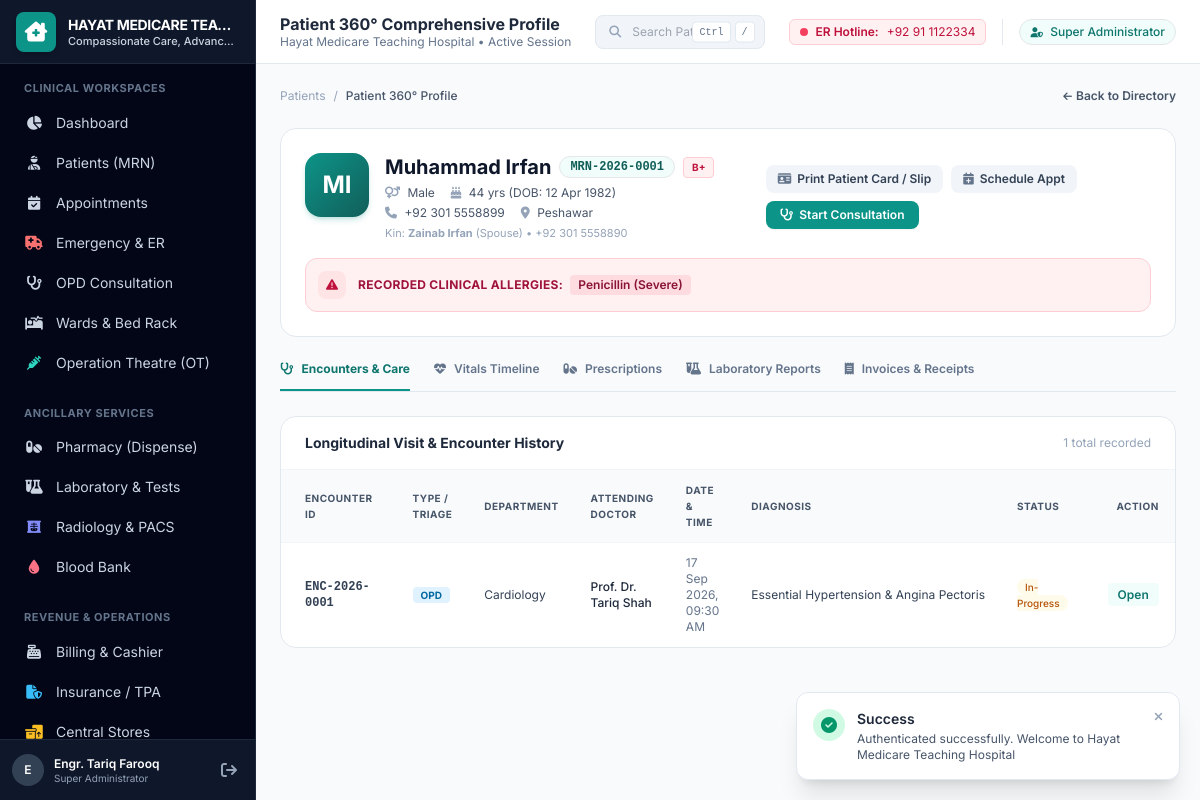
Screenshot of /index.php?page=patient_profile&id=1 (signed in) with the database file from the repository.
### tables this page shows
CREATE TABLE `hospital_profiles` (
    `id` INT AUTO_INCREMENT PRIMARY KEY,
    `hospital_name` VARCHAR(150) NOT NULL,
    `tagline` VARCHAR(255) DEFAULT 'Excellence in Patient Care & Clinical Service',
    `license_number` VARCHAR(100) DEFAULT NULL,
    `tax_number` VARCHAR(100) DEFAULT NULL,
    `address` TEXT NOT NULL,
    `city` VARCHAR(100) NOT NULL,
    `country` VARCHAR(100) DEFAULT 'Pakistan',
    `phone` VARCHAR(50) NOT NULL,
    `email` VARCHAR(100) NOT NULL,
    `emergency_hotline` VARCHAR(50) NOT NULL,
    `currency_symbol` VARCHAR(10) DEFAULT 'PKR ',
    `default_tax_rate` DECIMAL(5,2) DEFAULT 0.00,
    `time_zone` VARCHAR(50) DEFAULT 'Asia/Karachi',
    `created_at` TIMESTAMP DEFAULT CURRENT_TIMESTAMP,
    `updated_at` TIMESTAMP DEFAULT CURRENT_TIMESTAMP ON UPDATE CURRENT_TIMESTAMP
);

CREATE TABLE `patients` (
    `id` INT AUTO_INCREMENT PRIMARY KEY,
    `mrn` VARCHAR(30) NOT NULL UNIQUE,
    `first_name` VARCHAR(60) NOT NULL,
    `last_name` VARCHAR(60) NOT NULL,
    `gender` ENUM('Male', 'Female', 'Other') NOT NULL,
    `dob` DATE DEFAULT NULL,
    `age` INT DEFAULT NULL,
    `blood_group` ENUM('A+', 'A-', 'B+', 'B-', 'AB+', 'AB-', 'O+', 'O-', 'Unknown') DEFAULT 'Unknown',
    `marital_status` ENUM('Single', 'Married', 'Divorced', 'Widowed', 'Other') DEFAULT 'Single',
    `national_id` VARCHAR(30) DEFAULT NULL,
    `phone_primary` VARCHAR(30) NOT NULL,
    `phone_secondary` VARCHAR(30) DEFAULT NULL,
    `email` VARCHAR(100) DEFAULT NULL,
    `address` TEXT DEFAULT NULL,
    `city` VARCHAR(60) DEFAULT 'Peshawar',
    `emergency_contact_name` VARCHAR(100) DEFAULT NULL,
    `emergency_contact_relation` VARCHAR(50) DEFAULT NULL,
    `emergency_contact_phone` VARCHAR(30) DEFAULT NULL,
    `registered_by` INT DEFAULT NULL,
    `status` ENUM('Active', 'Deceased', 'Archived') DEFAULT 'Active',
    `created_at` TIMESTAMP DEFAULT CURRENT_TIMESTAMP,
    `updated_at` TIMESTAMP DEFAULT CURRENT_TIMESTAMP ON UPDATE CURRENT_TIMESTAMP,
    INDEX `idx_mrn` (`mrn`),
    INDEX `idx_phone` (`phone_primary`),
    INDEX `idx_national_id` (`national_id`),
    INDEX `idx_name` (`first_name`, `last_name`),
    FOREIGN KEY (`registered_by`) REFERENCES `users`(`id`) ON DELETE SET NULL
);

CREATE TABLE `patient_allergies` (
    `id` INT AUTO_INCREMENT PRIMARY KEY,
    `patient_id` INT NOT NULL,
    `allergy_type` ENUM('Drug', 'Food', 'Environmental', 'Other') DEFAULT 'Drug',
    `allergen_name` VARCHAR(100) NOT NULL,
    `severity` ENUM('Mild', 'Moderate', 'Severe', 'Life-Threatening') DEFAULT 'Moderate',
    `reaction_details` TEXT DEFAULT NULL,
    `recorded_by` INT DEFAULT NULL,
    `created_at` TIMESTAMP DEFAULT CURRENT_TIMESTAMP,
    FOREIGN KEY (`patient_id`) REFERENCES `patients`(`id`) ON DELETE CASCADE,
    FOREIGN KEY (`recorded_by`) REFERENCES `users`(`id`) ON DELETE SET NULL
);

CREATE TABLE `encounters` (
    `id` INT AUTO_INCREMENT PRIMARY KEY,
    `encounter_number` VARCHAR(30) NOT NULL UNIQUE,
    `patient_id` INT NOT NULL,
    `encounter_type` ENUM('OPD', 'Emergency', 'IPD') NOT NULL,
    `department_id` INT NOT NULL,
    `attending_doctor_id` INT NOT NULL,
    `admission_datetime` DATETIME NOT NULL,
    `discharge_datetime` DATETIME DEFAULT NULL,
    `encounter_status` ENUM('In-Progress', 'Completed', 'Admitted', 'Cancelled') DEFAULT 'In-Progress',
    `triage_level` ENUM('ESI-1', 'ESI-2', 'ESI-3', 'ESI-4', 'ESI-5', 'Routine') DEFAULT 'Routine',
    `primary_diagnosis` VARCHAR(255) DEFAULT NULL,
    `discharge_disposition` ENUM('Discharged_Home', 'Admitted_to_Ward', 'Admitted_to_ICU', 'Transferred', 'LAMA', 'Deceased') DEFAULT NULL,
    `created_by` INT DEFAULT NULL,
    `created_at` TIMESTAMP DEFAULT CURRENT_TIMESTAMP,
    INDEX `idx_enc_patient` (`patient_id`),
    INDEX `idx_enc_status` (`encounter_status`),
    INDEX `idx_enc_type` (`encounter_type`),
    FOREIGN KEY (`patient_id`) REFERENCES `patients`(`id`) ON DELETE RESTRICT,
    FOREIGN KEY (`department_id`) REFERENCES `departments`(`id`),
    FOREIGN KEY (`attending_doctor_id`) REFERENCES `users`(`id`),
    FOREIGN KEY (`created_by`) REFERENCES `users`(`id`) ON DELETE SET NULL
);

CREATE TABLE `departments` (
    `id` INT AUTO_INCREMENT PRIMARY KEY,
    `department_name` VARCHAR(100) NOT NULL,
    `code` VARCHAR(20) NOT NULL UNIQUE,
    `type` ENUM('Clinical', 'Ancillary', 'Administrative', 'Support') DEFAULT 'Clinical',
    `description` TEXT DEFAULT NULL,
    `status` ENUM('Active', 'Inactive') DEFAULT 'Active',
    `created_at` TIMESTAMP DEFAULT CURRENT_TIMESTAMP
);

CREATE TABLE `users` (
    `id` INT AUTO_INCREMENT PRIMARY KEY,
    `username` VARCHAR(50) NOT NULL UNIQUE,
    `email` VARCHAR(100) NOT NULL UNIQUE,
    `password_hash` VARCHAR(255) NOT NULL,
    `full_name` VARCHAR(100) NOT NULL,
    `phone` VARCHAR(30) DEFAULT NULL,
    `role_id` INT NOT NULL,
    `department_id` INT DEFAULT NULL,
    `designation` VARCHAR(100) DEFAULT NULL,
    `qualification` VARCHAR(150) DEFAULT NULL,
    `consultation_fee` DECIMAL(10,2) DEFAULT 0.00,
    `status` ENUM('Active', 'Inactive', 'Suspended') DEFAULT 'Active',
    `last_login_at` DATETIME DEFAULT NULL,
    `created_at` TIMESTAMP DEFAULT CURRENT_TIMESTAMP,
    `updated_at` TIMESTAMP DEFAULT CURRENT_TIMESTAMP ON UPDATE CURRENT_TIMESTAMP,
    FOREIGN KEY (`role_id`) REFERENCES `roles`(`id`),
    FOREIGN KEY (`department_id`) REFERENCES `departments`(`id`) ON DELETE SET NULL
);

### views/patients/view.php (the view, shortened to what the rows shown need)
<?php
$db = Database::getConnection();
$patientId = (int)($_GET['id'] ?? 0);
$activeTab = clean_input($_GET['tab'] ?? 'overview');
$stmt = $db->prepare("SELECT * FROM `patients` WHERE `id` = ?");
$stmt->execute([$patientId]);
$patient = $stmt->fetch();
$allergiesStmt = $db->prepare("SELECT * FROM `patient_allergies` WHERE `patient_id` = ?");
$allergiesStmt->execute([$patientId]);
$allergies = $allergiesStmt->fetchAll();
$encountersStmt = $db->prepare("
    SELECT e.*, u.full_name AS doctor_name, d.department_name
    FROM `encounters` e
    JOIN `users` u ON e.attending_doctor_id = u.id
    JOIN `departments` d ON e.department_id = d.id
    WHERE e.patient_id = ?
    ORDER BY e.admission_datetime DESC
");
$encountersStmt->execute([$patientId]);
$encounters = $encountersStmt->fetchAll();
?>
<div class="flex-1 overflow-y-auto custom-scrollbar p-6 space-y-6">
    <div class="bg-white rounded-2xl border border-slate-200 shadow-xs p-6 relative overflow-hidden">
        <div class="flex flex-col md:flex-row md:items-center justify-between gap-6">
            <div class="flex items-start gap-4">
                <div class="w-16 h-16 rounded-2xl bg-gradient-to-br from-medical-600 to-medical-800 text-white flex items-center justify-center text-2xl font-bold shadow-md shadow-medical-600/20 flex-shrink-0">
                    <?= strtoupper(substr($patient['first_name'], 0, 1) . substr($patient['last_name'], 0, 1)) ?>
                </div>
                <div>
                    <div class="flex flex-wrap items-center gap-2 mb-1">
                        <h2 class="text-xl font-bold text-slate-900">
                            <?= htmlspecialchars($patient['first_name'] . ' ' . $patient['last_name']) ?>
                        </h2>
                        <span class="px-2.5 py-0.5 rounded-full text-xs font-mono font-bold bg-medical-50 text-medical-800 border border-medical-200">
                            <?= htmlspecialchars($patient['mrn']) ?>
                        </span>
                        <span class="px-2 py-0.5 rounded text-[10px] font-bold bg-rose-50 text-rose-700 border border-rose-200">
                            <?= htmlspecialchars($patient['blood_group']) ?>
                        </span>
                    </div>
                    <div class="flex flex-wrap items-center gap-x-4 gap-y-1 text-xs text-slate-600">
                        <span><i class="fa-solid fa-venus-mars text-slate-400 mr-1"></i> <?= htmlspecialchars($patient['gender']) ?></span>
                        <span><i class="fa-solid fa-cake-candles text-slate-400 mr-1"></i> <?= $patient['age'] ?> yrs (DOB: <?= format_date($patient['dob']) ?>)</span>
                        <span><i class="fa-solid fa-phone text-slate-400 mr-1"></i> <?= htmlspecialchars($patient['phone_primary']) ?></span>
                        <span><i class="fa-solid fa-location-dot text-slate-400 mr-1"></i> <?= htmlspecialchars($patient['city']) ?></span>
                    </div>
                    <div class="text-[11px] text-slate-400 mt-1">
                        Kin: <strong><?= htmlspecialchars($patient['emergency_contact_name'] ?? 'N/A') ?></strong> (<?= htmlspecialchars($patient['emergency_contact_relation'] ?? '') ?>) &bull; <?= htmlspecialchars($patient['emergency_contact_phone'] ?? '') ?>
                    </div>
                </div>
            </div>
        </div>
        <?php if (!empty($allergies)): ?>
        <div class="mt-4 p-3 bg-rose-50 border border-rose-200 rounded-xl flex items-center gap-3">
            <div class="text-xs">
                <span class="font-bold text-rose-800 uppercase tracking-wide">Recorded Clinical Allergies:</span>
                <?php foreach ($allergies as $alg): ?>
                    <span class="inline-block font-semibold text-rose-900 bg-rose-200/60 px-2 py-0.5 rounded ml-1">
                        <?= htmlspecialchars($alg['allergen_name']) ?> (<?= htmlspecialchars($alg['severity']) ?>)
                    </span>
                <?php endforeach; ?>
            </div>
        </div>
        <?php endif; ?>
    </div>
    <?php if ($activeTab === 'overview'): ?>
    <div class="bg-white rounded-2xl border border-slate-200 shadow-xs overflow-hidden">
        <div class="overflow-x-auto">
            <table class="w-full text-left text-xs">
                <thead class="bg-slate-50 text-slate-600 font-semibold uppercase tracking-wider text-[10px] border-b border-slate-100">
                    <tr>
                        <th class="px-6 py-3">Encounter ID</th>
                        <th class="px-4 py-3">Type / Triage</th>
                        <th class="px-4 py-3">Department</th>
                        <th class="px-4 py-3">Attending Doctor</th>
                        <th class="px-4 py-3">Date & Time</th>
                        <th class="px-4 py-3">Diagnosis</th>
                        <th class="px-4 py-3">Status</th>
                        <th class="px-6 py-3 text-right">Action</th>
                    </tr>
                </thead>
                <tbody class="divide-y divide-slate-100">
                    <?php if (empty($encounters)): ?>
                        <tr><td colspan="8" class="px-6 py-8 text-center text-slate-400">No encounters on file.</td></tr>
                    <?php else: ?>
                        <?php foreach ($encounters as $enc): ?>
                        <tr class="hover:bg-slate-50">
                            <td class="px-6 py-3 font-mono font-semibold text-slate-700"><?= htmlspecialchars($enc['encounter_number']) ?></td>
                            <td class="px-4 py-3">
                                <span class="px-2 py-0.5 rounded text-[10px] font-bold <?= $enc['encounter_type'] === 'Emergency' ? 'bg-rose-100 text-rose-700' : ($enc['encounter_type'] === 'IPD' ? 'bg-purple-100 text-purple-700' : 'bg-sky-100 text-sky-700') ?>">
                                    <?= htmlspecialchars($enc['encounter_type']) ?>
                                </span>
                            </td>
                            <td class="px-4 py-3 text-slate-700"><?= htmlspecialchars($enc['department_name']) ?></td>
                            <td class="px-4 py-3 font-medium text-slate-800"><?= htmlspecialchars($enc['doctor_name']) ?></td>
                            <td class="px-4 py-3 text-slate-500"><?= format_datetime($enc['admission_datetime']) ?></td>
                            <td class="px-4 py-3 text-slate-700 max-w-xs truncate"><?= htmlspecialchars($enc['primary_diagnosis'] ?? '—') ?></td>
                            <td class="px-4 py-3">
                                <span class="px-2 py-0.5 rounded-full text-[10px] font-medium <?= $enc['encounter_status'] === 'Completed' ? 'bg-emerald-50 text-emerald-700' : 'bg-amber-50 text-amber-700' ?>">
                                    <?= htmlspecialchars($enc['encounter_status']) ?>
                                </span>
                            </td>
                            <td class="px-6 py-3 text-right">
                                <a href="index.php?page=opd_consultation&encounter_id=<?= $enc['id'] ?>" class="px-2.5 py-1 bg-medical-50 text-medical-700 hover:bg-medical-100 rounded text-xs font-semibold">
                                    Open
                                </a>
                            </td>
                        </tr>
                        <?php endforeach; ?>
                    <?php endif; ?>
                </tbody>
            </table>
        </div>
    </div>
    <?php endif; ?>
</div>

### views/layouts/sidebar.php (shortened to what the rows shown need)
<?php
$hProfile = hospital_profile();
?>
<aside class="w-64 bg-navy-950 text-slate-300 flex flex-col flex-shrink-0 h-full border-r border-slate-800 no-print">
    <div class="h-16 flex items-center px-4 bg-navy-900 border-b border-slate-800 gap-3">
        <div class="leading-tight overflow-hidden">
            <h1 class="font-bold text-white text-sm truncate tracking-tight uppercase"><?= htmlspecialchars($hProfile['hospital_name']) ?></h1>
            <p class="text-[11px] text-medical-400 font-medium truncate"><?= htmlspecialchars($hProfile['tagline'] ?? 'Clinical Care') ?></p>
        </div>
    </div>
</aside>

### views/layouts/topbar.php (shortened to what the rows shown need)
<?php
$hProfile = hospital_profile();
?>
<header class="h-16 bg-white border-b border-slate-200 px-6 flex items-center justify-between flex-shrink-0 no-print">
    <div class="flex items-center gap-3">
        <div>
            <h2 class="font-bold text-slate-800 text-base leading-tight"><?= clean_input($pageTitle ?? 'Hospital Management') ?></h2>
            <p class="text-xs text-slate-500"><?= htmlspecialchars($hProfile['hospital_name']) ?> &bull; Active Session</p>
        </div>
    </div>
    <div class="flex items-center gap-4">
        <div class="hidden lg:flex items-center gap-2 px-2.5 py-1 bg-rose-50 border border-rose-200 rounded-md text-xs text-rose-700">
            <span class="w-2 h-2 rounded-full bg-rose-500 animate-pulse"></span>
            <span class="font-semibold">ER Hotline:</span> <?= htmlspecialchars($hProfile['emergency_hotline'] ?? '1122') ?>
        </div>
        <div class="flex items-center gap-2 border-l border-slate-200 pl-4">
            <span class="px-2.5 py-1 rounded-full text-xs font-medium bg-medical-50 text-medical-700 border border-medical-200">
            </span>
        </div>
    </div>
</header>

### rows the page displays
hospital_profiles: hospital_name "HAYAT MEDICARE TEA…", tagline "Compassionate Care, Advanc…", hospital_name "Hayat Medicare Teaching Hospital", emergency_hotline "+92 91 1122334"
patients: first_name+last_name "MI", first_name+last_name "Muhammad Irfan", mrn "MRN-2026-0001", blood_group "B+", gender "Male", age "44", dob "12 Apr 1982", phone_primary "+92 301 5558899", city "Peshawar", emergency_contact_name "Zainab Irfan", emergency_contact_relation "Spouse", emergency_contact_phone "+92 301 5558890"
patient_allergies: allergen_name "Penicillin", severity "Severe"
encounters: encounter_number "ENC-2026-0001", encounter_type "OPD", department.department_name "Cardiology", attending_doctor.full_name "Prof. Dr. Tariq Shah", admission_datetime "17 Sep 2026, 09:30 AM", primary_diagnosis "Essential Hypertension & Angina Pectoris", encounter_status "In-Progress"

### other values shown
substr($currentUser['full_name'] ?? 'U', 0, 1) "E"
$currentUser['full_name'] "Engr. Tariq Farooq"
$currentUser['role_name'] "Super Administrator"
clean_input($pageTitle ?? 'Hospital Management') "Patient 360° Comprehensive Profile"
$t['label'] "Encounters & Care"
$t['label'] "Vitals Timeline"
$t['label'] "Prescriptions"
$t['label'] "Laboratory Reports"
$t['label'] "Invoices & Receipts"
count($encounters) "1"
$flash['type'] "Success"
$flash['message'] "Authenticated successfully. Welcome to Hayat Medicare Teaching Hospital"
